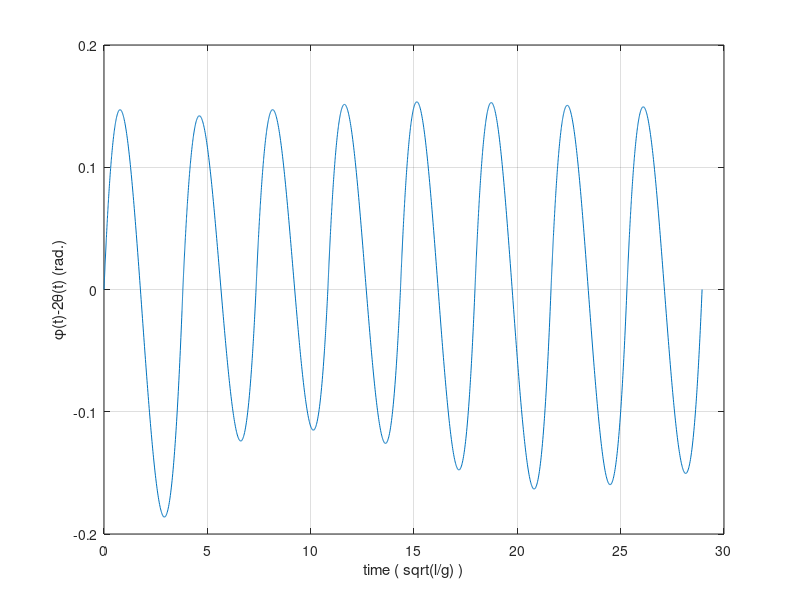
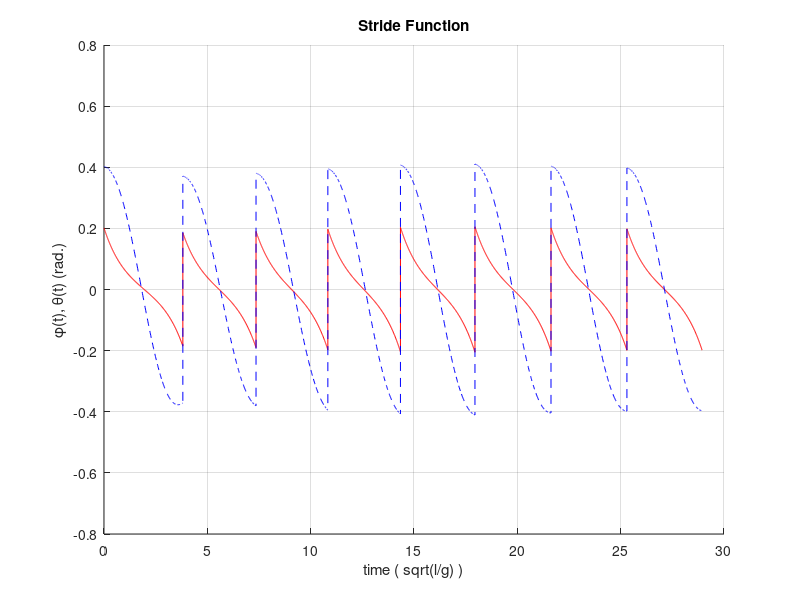
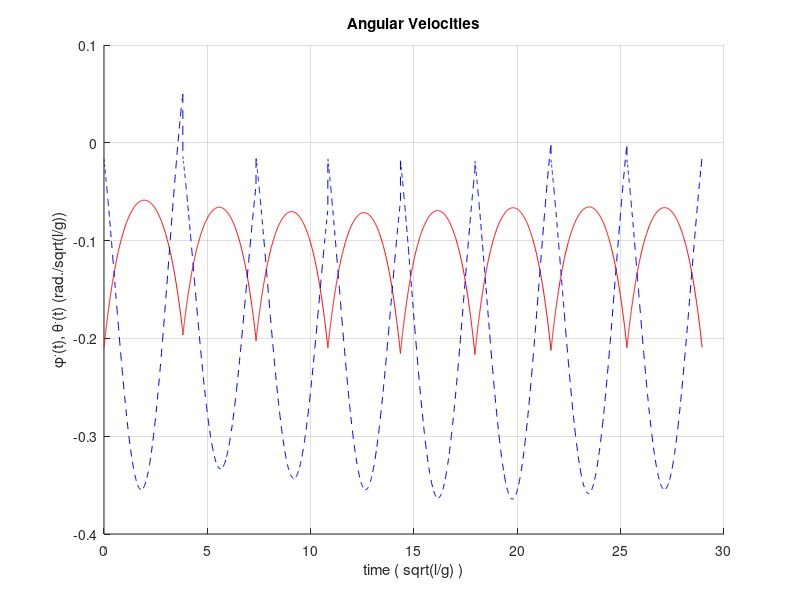
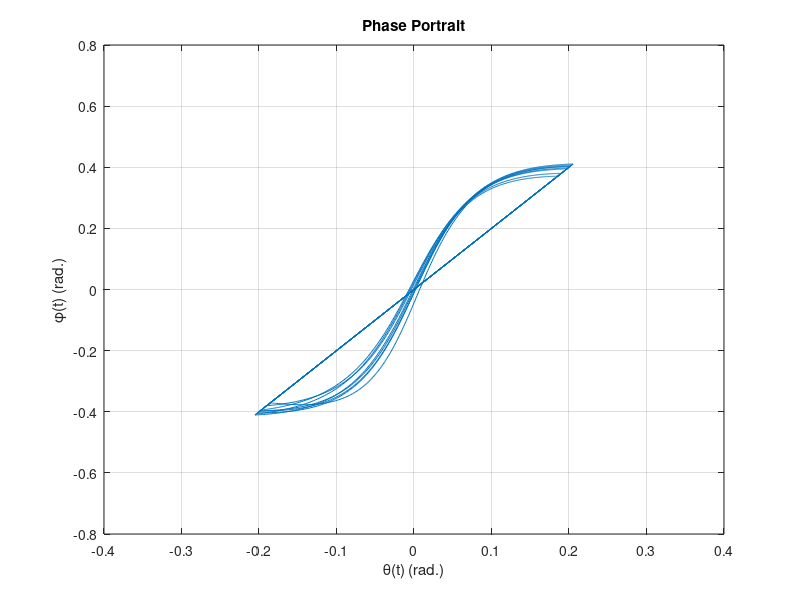

Write the MATLAB code that produced these figures, in order. (Note: this script raises an error after producing the figures.)
function actuwm(gam,steps)
%ACTUWM  Simulation of passive dynamic walking - actuated Simplest Walking Model
%   ACTUWM simulates the "Simplest Walking Model" passive dynamic walker powered
%   by toe-off impulse and a spring-like torque at hip for eight STEPS with a
%   default slope, GAM, of 0 radians.
%   
%   ACTUWM(GAM) optionally specifies the slope angle, GAM, in radians.
%   
%   ACTUWM(GAM, STEPS) optionally specifies the integer number of STEPS to
%   simulate.
%   
%   See also: SIMPWM, WMVIEW.

%   Based on:
%   
%   [1] Arthur D. Kuo "Energetics of Actively Powered Locomotion Using the
%   Simplest Walking Model," ASME Journal of Biomedical Engineering, Vol. 124,
%   No. 1, pp. 113-120, 2002. http://dx.doi.org/10.1115/1.1427703
%   
%   [2] M. Garcia, A. Chatterjee, A. Ruina, and M. Coleman, "The Simplest
%   Walking Model: Stability, Complexity, and Scaling," ASME Journal of
%   Biomedical Engineering, Vol. 120, No. 2, pp. 281-288, 1998.
%   http://dx.doi.org/10.1115/1.2798313
%   
%   [3] Mario W. Gomes "A Derivation of the Transisition Rule at Heelstrike
%   which appears in the paper 'The Simplest Walking Model: Stability,
%   Complexity, and Scaling' by Garcia et al." pp. 1-3, Oct. 4, 1999.
%   http://ruina.tam.cornell.edu/research/topics/locomotion_and_robotics/simplest_walking/simplest_walking_gomes.pdf

%   Andrew D. Horchler, adh9 @ case . edu, Created 7-7-04
%   Revision: 1.1, 5-1-16


% Gamma: angle of slope (radians), used by integration function
if nargin < 1
    gam = 0;
end

% Step period (seconds), frequency of sinusoidal forcing at hip
tau = 3.84;

% Magnitude of sinusoidal forcing at hip
a = 0;

% Spring constant of spring-like torque at hip
k = -0.08;

% Integration time parameters
if nargin < 2
    steps = 8;  % Number of steps to simulate
end
per = 5;        % Max number of seconds allowed per step

% Initial desired step length
s = 0.4;

% IC constants
alpha = asin(0.5*s);

% Toe-off impulse applied at heelstrike condition
if a == 0
    omega = -1.04*alpha;
    P = -omega*tan(alpha);
else
    et = exp(tau)+exp(-tau);
    omega = -alpha*(2+et)/et;
    c2aet = cos(2*alpha)*et;
    P = (c2aet*alpha-2*omega+c2aet*omega)/(2*sin(2*alpha));
end

% Calculate stable ICs from theoretically determined equations
y0 = [alpha;
      omega;
      2*alpha;
      (1-cos(2*alpha))*omega];

% Initialization
y = [];         % Vector to save states
t = [];         % Vector to save times
tci = 0;        % Collision index vector
h = [0 per];	% Integration period in seconds

% Set integration tolerances, turn on collision detection, add more output points
opts = odeset('RelTol',1e-4,'AbsTol',1e-8,'Refine',30,'Events',@collision);

% Loop to perform integration of a noncontinuous function
for i=1:steps
   [tout,yout] = ode45(@(t,y)f(t,y,gam,a,tau,k),h,y0,opts); % Integrate for one stride
   y = [y;yout];                                         	%#ok<AGROW> % Append states to state vector
   t = [t;tout];                                            %#ok<AGROW> % Append times to time vector
   c2y1 = cos(2*y(end,1));                               	% Calculate once for new ICs
   s2y1p = sin(2*y(end,1))*P;                               % Calculate once for new ICs
   y0 = [-y(end,1);
         c2y1*y(end,2)+s2y1p;
         -2*y(end,1);
         c2y1*(1-c2y1)*y(end,2)+(1-c2y1)*s2y1p];            % Mapping to calculate new ICs after collision
   tci = [tci length(t)];                                   %#ok<AGROW> % Append collision index to collision vector
   h = t(end)+[0 per];                                   	% New time step
   s = [s 2*sin(y0(1))];                                 	%#ok<AGROW> % Append last stride length to stride vector
   if i==10                                              	% After gait has stabilized in a few steps
      %k = k+0.01;                                      	% New spring stiffness
      snew = 0.9*s(1);                                    	% New desired step length
      alpha = asin(0.5*snew);                             	% New parameter
      if a ~= 0
          omega = -alpha*(2+et)/et;                     	% Modified parameter if sinusoidal hip torque
      end
      P = -omega*tan(alpha);                              	% New toe-off impulse
   end
end

% Graph collision map
figure(1)
plot(t,y(:,3)-2*y(:,1))
grid on
xlabel('time ( sqrt(l/g) )')
ylabel('\phi(t)-2\theta(t) (rad.)')

% Graph angular positions - the stride function
figure(2)
hold on
plot(t,y(:,1),'r',t,y(:,3),'b--')
grid on
title('Stride Function')
xlabel('time ( sqrt(l/g) )')
ylabel('\phi(t), \theta(t) (rad.)')

% Graph angular velocities
figure(3)
hold on
plot(t,y(:,2),'r',t,y(:,4),'b--')
grid on
title('Angular Velocities')
xlabel('time ( sqrt(l/g) )')
ylabel('\phi^.(t), \theta^.(t) (rad./sqrt(l/g))')

% Phase plot of phi versus theta
figure(4)
plot(y(:,1),y(:,3))
grid on
title('Phase Portrait')
xlabel('\theta(t) (rad.)')
ylabel('\phi(t) (rad.)')

% Plot Hamiltonian
H = 0.5*y(:,2).*y(:,2)+cos(y(:,1)-gam);
figure(5)
plot(t,H-H(1))
grid on
title('Hamiltonian - Total Energy of System')
xlabel('time ( sqrt(l/g) )')
ylabel('Hamiltonian: H(t)-H(0)')

% Run model animation: mview.m
wmview(y,gam,tci)



function ydot=f(t,y,gam,a,tau,k)
%ODE definition
% y1: theta
% y2: thetadot
% y3: phi
% y4: phidot
% gam: slope of incline (radians)
% a: magnitude of sinusoidal forcing at hip
% tau: frequency of sinusoidal forcing at hip
% k: pring stiffness at hip

% Forcing function
F = a*sin(2*pi/tau*t)+k*y(3);

% First order differential equations for Simplest Walking Model
ydot = [y(2);
        sin(y(1)-gam);
        y(4);
        sin(y(1)-gam)+sin(y(3))*(y(2)*y(2)-cos(y(1)-gam))+F];


function [val,ist,dir]=collision(t,y) %#ok<INUSL>
% Check for heelstrike collision using zero-crossing detection

val = y(3)-2*y(1);  % Geometric collision condition, when = 0
ist = 1;			% Stop integrating if collision found
dir = 1;			% Condition only true when passing from - to +